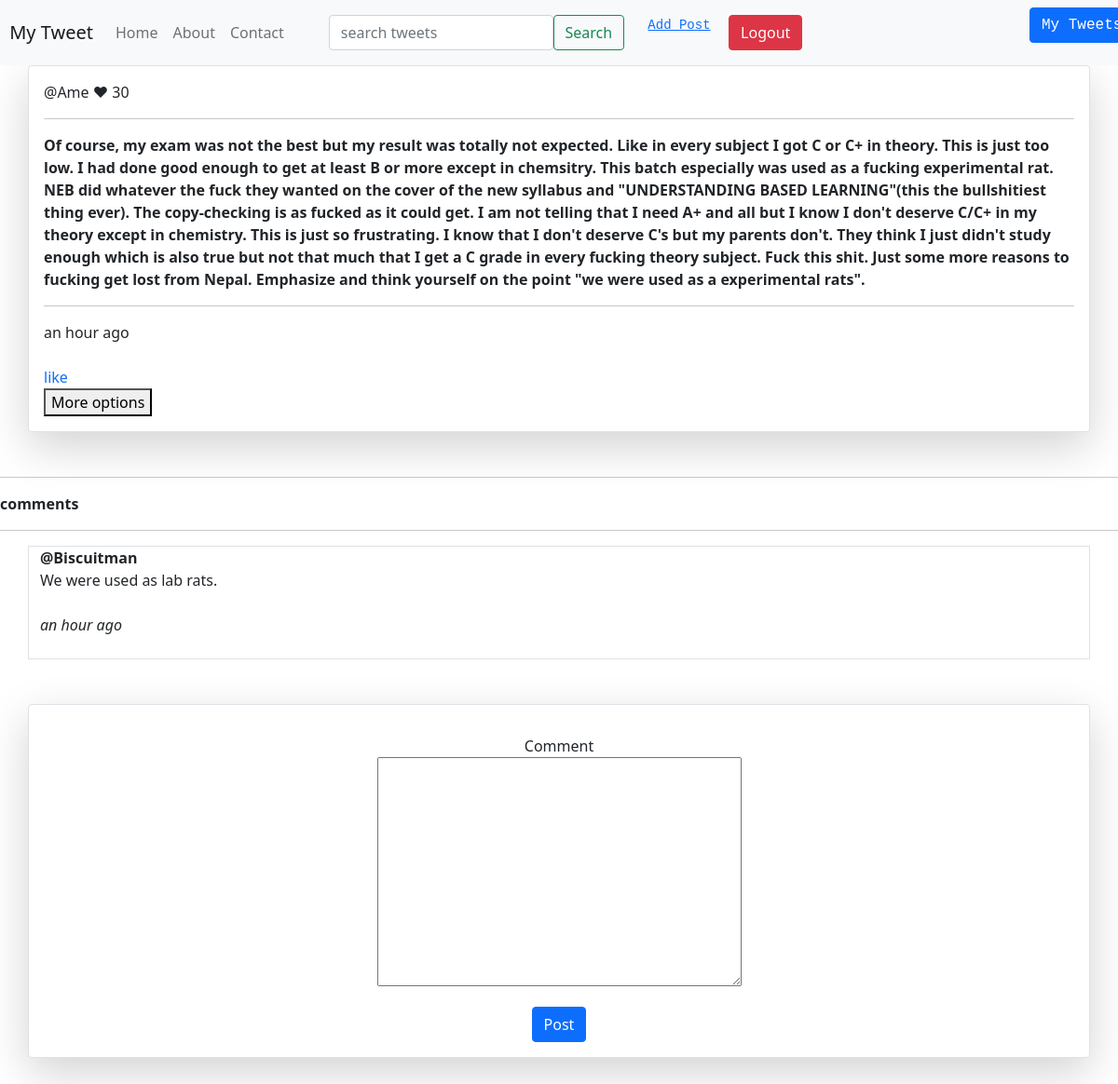
The page /post/of-course-my-exam-was-not-the-best-but-my-result-w (signed in) on the database its author committed.
### smwapp/models.py (models this page shows, shortened)
class post(models.Model):
    user = models.ForeignKey(User, on_delete=models.CASCADE)
    status = models.TextField()
    no_of_likes = models.IntegerField(default=0)
    posted_date = models.DateTimeField(auto_now_add=True,null=True)
    slug = AutoSlugField(populate_from = 'status', unique = True, null = True)

class comments(models.Model):
    user = models.ForeignKey(User, on_delete=models.CASCADE)
    post = models.ForeignKey(post, on_delete=models.CASCADE)
    comment = models.TextField()
    posted_date = models.DateTimeField(auto_now_add=True, null = True)

### smwapp/views.py (the view, shortened to what this page needs)
# urls.py: path('post/<slug>', views.specific_post, name = "post"),
@login_required(login_url='loginpage')
def specific_post(request, slug):
    reply = replyform()
    obj = post.objects.get(slug = slug)
    form = commentform()
    comments = obj.comments_set.all()
    try:
        like_obj = likes.objects.get(Q(post=obj) & Q(user = request.user))
        a = like_obj.has_liked
    except:
        a = False
    data =  {
        'post' : obj,
        'comments' : comments ,
        'liked' : a ,
        'form' : form ,
        'rform' : reply
    }
    return render(request, "specpost.html", data)

### smwapp/forms.py
class commentform(forms.ModelForm):
    class Meta:
        model = comments
        fields = ('comment',)

class replyform(forms.ModelForm):
    class Meta:
        model = replycomment
        fields = ('reply',)

### smwapp/templates/specpost.html (shortened to what this page needs)
{% extends 'base.html' %}
{% block content %}
{% load humanize %}
<div class="container border shadow-lg p-3 mb-5 bg-white rounded">
    @{{post.user}}
    &#10084; {{post.no_of_likes}}
    <hr>
        <b> {{post.status}}</b>
        <hr>
        {{post.posted_date | naturaltime}}
        <br><br>
            {% if liked %}
            <a href="{% url 'like' slug=post.slug %}" style="text-decoration: none; size: 700px;">unlike</a> <br> &#x2611;
            {% else %}
            <a href="{% url 'like' slug=post.slug %}" style="text-decoration: none; size: 700px;">like</a> <br>
            {% endif %}
        <button data-bs-toggle="collapse" data-bs-target="#demo">More options</button>
    </div>
<hr>
<b>comments</b>
<hr>
{% for c in comments %}
    <div class="container border">
        <b>@{{c.user}}</b> <br>
        {{c.comment}} <br> <br>
       <i> {{c.posted_date | naturaltime}}</i> <br> <br>
    </div>
{% endfor %}
<br> <br>
   <center>
<div class="container border shadow-lg p-3 mb-5 bg-white rounded">
    <form action="" method="post">
        {% for fields in form %}
        <div class="mb-3 mt-3">
          {{fields.label}} <br>
          {{fields}}
        </div>
        {% endfor %}
        <button type="submit" class="btn btn-primary">Post</button>
    </form>
</center>
{% endblock content %}

### rows shown on the page
post: user "Ame", no_of_likes "30", status "Of course, my exam was not the best but my result was totally not expected. Like in every subject I got C or C+ in theory. This is just too low. I had done good enough to get at least B or more except in chemsitry. This batch especially was used as a fucking experimental rat. NEB did whatever the fuck they wanted on the cover of the new syllabus and \"UNDERSTANDING BASED LEARNING\"(this the bullshitiest thing ever). The copy-checking is as fucked as it could get. I am not telling that I need A+ and all but I know I don't deserve C/C+ in my theory except in chemistry. This is just so frustrating. I know that I don't deserve C's but my parents don't. They think I just didn't study enough which…", posted_date "an hour ago"
comments: user "Biscuitman", comment "We were used as lab rats.", posted_date "an hour ago"

### other values the page prints
{{ fields.label }} "Comment"
